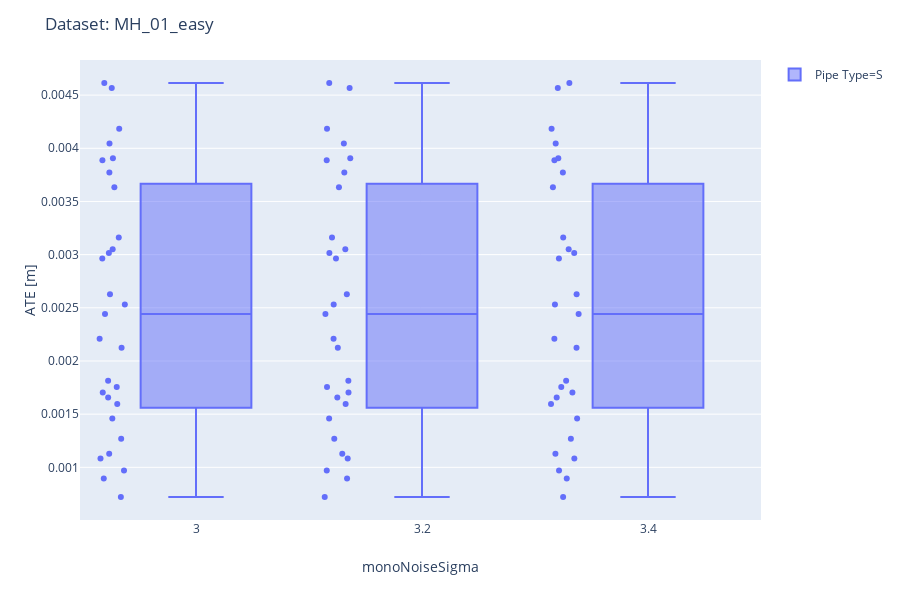
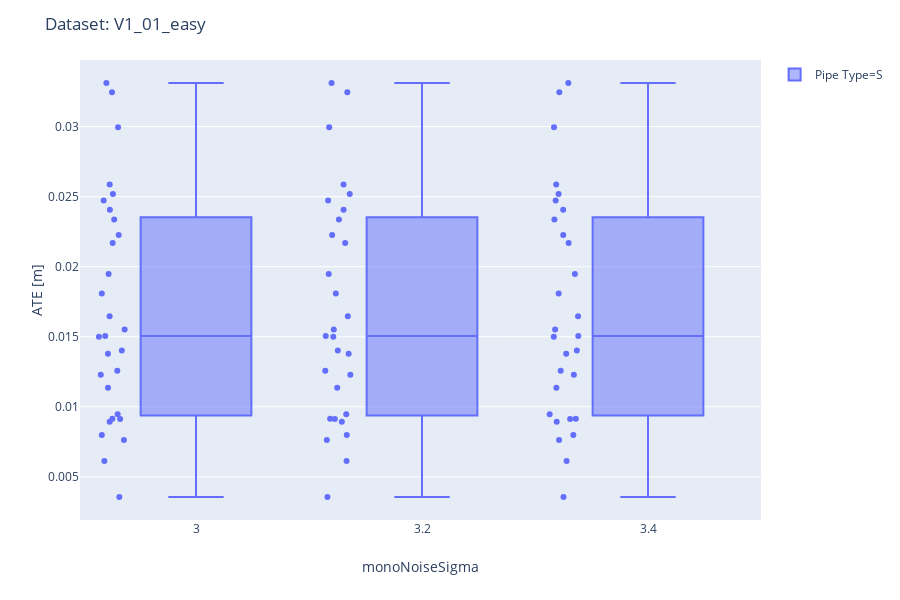
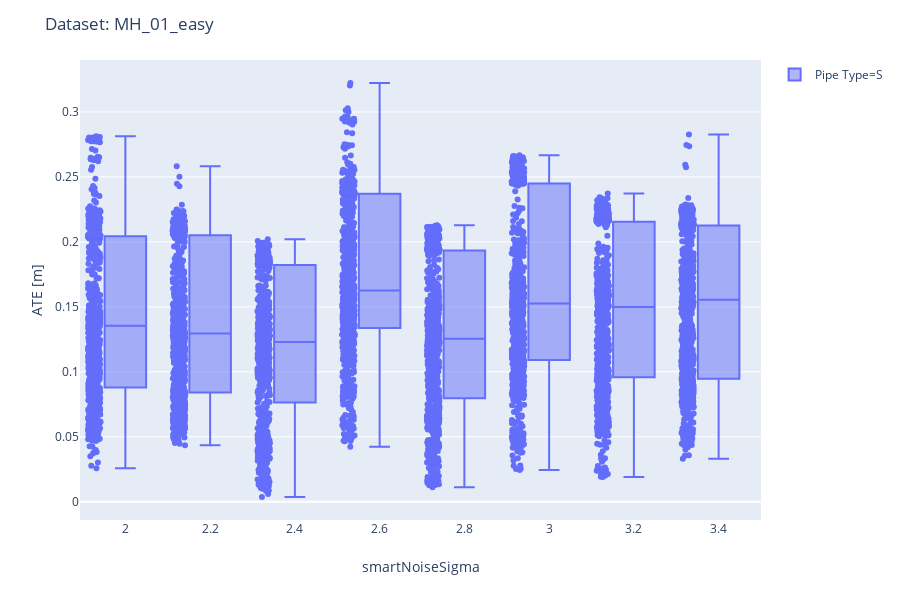
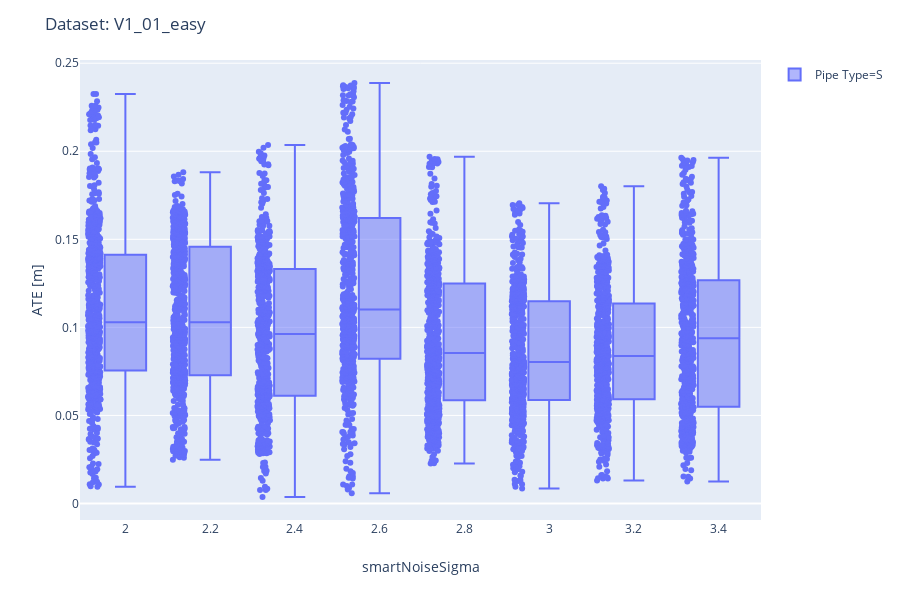

Notebook cell for these charts, in order:
### Code cell
# Show figures
for figure in figures:
    figure.show()

### Figure 1 — Plotly figure (JSON) as saved in the notebook; plotly's stock layout.template omitted (floating-point values rounded to 4 significant figures)
{"data": [{"alignmentgroup": "True", "boxpoints": "all", "hoverlabel": {"namelength": 0}, "hovertemplate": "Pipe Type=S<br>Param Value=%{x}<br>ATE errors=%{y}", "legendgroup": "Pipe Type=S", "marker": {"color": "#636efa"}, "name": "Pipe Type=S", "notched": false, "offsetgroup": "Pipe Type=S", "orientation": "v", "showlegend": true, "type": "box", "x": [3, 3, 3, 3, 3, 3, 3, 3, 3, 3, 3, 3, 3, 3, 3, 3, 3, 3, 3, 3, 3, 3, 3, 3, 3, 3, 3, 3, 3, 3.4, 3.4, 3.4, 3.4, 3.4, 3.4, 3.4, 3.4, 3.4, 3.4, 3.4, 3.4, 3.4, 3.4, 3.4, 3.4, 3.4, 3.4, 3.4, 3.4, 3.4, 3.4, 3.4, 3.4, 3.4, 3.4, 3.4, 3.4, 3.4, 3.2, 3.2, 3.2, 3.2, 3.2, 3.2, 3.2, 3.2, 3.2, 3.2, 3.2, 3.2, 3.2, 3.2, 3.2, 3.2, 3.2, 3.2, 3.2, 3.2, 3.2, 3.2, 3.2, 3.2, 3.2, 3.2, 3.2, 3.2, 3.2], "x0": " ", "xaxis": "x", "y": [0.001595, 0.001129, 0.001704, 0.002629, 0.00316, 0.003633, 0.002531, 0.001458, 0.001083, 0.002442, 0.003015, 0.003771, 0.004183, 0.004614, 0.004566, 0.003906, 0.002209, 0.000721, 0.0008942, 0.0009696, 0.001755, 0.001815, 0.001268, 0.001658, 0.002124, 0.00305, 0.002964, 0.003887, 0.004044, 0.001595, 0.001129, 0.001704, 0.002629, 0.00316, 0.003633, 0.002531, 0.001458, 0.001083, 0.002442, 0.003015, 0.003771, 0.004183, 0.004614, 0.004566, 0.003906, 0.002209, 0.000721, 0.0008942, 0.0009696, 0.001755, 0.001815, 0.001268, 0.001658, 0.002124, 0.00305, 0.002964, 0.003887, 0.004044, 0.001595, 0.001129, 0.001704, 0.002629, 0.00316, 0.003633, 0.002531, 0.001458, 0.001083, 0.002442, 0.003015, 0.003771, 0.004183, 0.004614, 0.004566, 0.003906, 0.002209, 0.000721, 0.0008942, 0.0009696, 0.001755, 0.001815, 0.001268, 0.001658, 0.002124, 0.00305, 0.002964, 0.003887, 0.004044], "y0": " ", "yaxis": "y"}], "layout": {"boxmode": "group", "height": 600, "legend": {"tracegroupgap": 0}, "margin": {"t": 60}, "title": {"text": "Dataset: MH_01_easy"}, "xaxis": {"title": {"text": "monoNoiseSigma"}}, "yaxis": {"title": {"text": "ATE [m]"}}}}

### Figure 2 — Plotly figure (JSON) as saved in the notebook; plotly's stock layout.template omitted (floating-point values rounded to 4 significant figures)
{"data": [{"alignmentgroup": "True", "boxpoints": "all", "hoverlabel": {"namelength": 0}, "hovertemplate": "Pipe Type=S<br>Param Value=%{x}<br>ATE errors=%{y}", "legendgroup": "Pipe Type=S", "marker": {"color": "#636efa"}, "name": "Pipe Type=S", "notched": false, "offsetgroup": "Pipe Type=S", "orientation": "v", "showlegend": true, "type": "box", "x": [3, 3, 3, 3, 3, 3, 3, 3, 3, 3, 3, 3, 3, 3, 3, 3, 3, 3, 3, 3, 3, 3, 3, 3, 3, 3, 3, 3, 3, 3.4, 3.4, 3.4, 3.4, 3.4, 3.4, 3.4, 3.4, 3.4, 3.4, 3.4, 3.4, 3.4, 3.4, 3.4, 3.4, 3.4, 3.4, 3.4, 3.4, 3.4, 3.4, 3.4, 3.4, 3.4, 3.4, 3.4, 3.4, 3.4, 3.2, 3.2, 3.2, 3.2, 3.2, 3.2, 3.2, 3.2, 3.2, 3.2, 3.2, 3.2, 3.2, 3.2, 3.2, 3.2, 3.2, 3.2, 3.2, 3.2, 3.2, 3.2, 3.2, 3.2, 3.2, 3.2, 3.2, 3.2, 3.2], "x0": " ", "xaxis": "x", "y": [0.03245, 0.03311, 0.02995, 0.02519, 0.02406, 0.02169, 0.01505, 0.008936, 0.01135, 0.009153, 0.009125, 0.01809, 0.01379, 0.01257, 0.01228, 0.009463, 0.007636, 0.006125, 0.003561, 0.007992, 0.01403, 0.02225, 0.02587, 0.02473, 0.02336, 0.01948, 0.01646, 0.01552, 0.01499, 0.03245, 0.03311, 0.02995, 0.02519, 0.02406, 0.02169, 0.01505, 0.008936, 0.01135, 0.009153, 0.009125, 0.01809, 0.01379, 0.01257, 0.01228, 0.009463, 0.007636, 0.006125, 0.003561, 0.007992, 0.01403, 0.02225, 0.02587, 0.02473, 0.02336, 0.01948, 0.01646, 0.01552, 0.01499, 0.03245, 0.03311, 0.02995, 0.02519, 0.02406, 0.02169, 0.01505, 0.008936, 0.01135, 0.009153, 0.009125, 0.01809, 0.01379, 0.01257, 0.01228, 0.009463, 0.007636, 0.006125, 0.003561, 0.007992, 0.01403, 0.02225, 0.02587, 0.02473, 0.02336, 0.01948, 0.01646, 0.01552, 0.01499], "y0": " ", "yaxis": "y"}], "layout": {"boxmode": "group", "height": 600, "legend": {"tracegroupgap": 0}, "margin": {"t": 60}, "title": {"text": "Dataset: V1_01_easy"}, "xaxis": {"title": {"text": "monoNoiseSigma"}}, "yaxis": {"title": {"text": "ATE [m]"}}}}

### Figure 3 — Plotly figure (JSON) as saved in the notebook; plotly's stock layout.template omitted (floating-point values rounded to 4 significant figures; data arrays with more than 128 entries replaced by an {"elided": "..."} marker saying what was removed)
{"data": [{"alignmentgroup": "True", "boxpoints": "all", "hoverlabel": {"namelength": 0}, "hovertemplate": "Pipe Type=S<br>Param Value=%{x}<br>ATE errors=%{y}", "legendgroup": "Pipe Type=S", "marker": {"color": "#636efa"}, "name": "Pipe Type=S", "notched": false, "offsetgroup": "Pipe Type=S", "orientation": "v", "showlegend": true, "type": "box", "x": {"elided": "6800 float values"}, "x0": " ", "xaxis": "x", "y": {"elided": "6800 float values"}, "y0": " ", "yaxis": "y"}], "layout": {"boxmode": "group", "height": 600, "legend": {"tracegroupgap": 0}, "margin": {"t": 60}, "title": {"text": "Dataset: MH_01_easy"}, "xaxis": {"title": {"text": "smartNoiseSigma"}}, "yaxis": {"title": {"text": "ATE [m]"}}}}

### Figure 4 — Plotly figure (JSON) as saved in the notebook; plotly's stock layout.template omitted (floating-point values rounded to 4 significant figures; data arrays with more than 128 entries replaced by an {"elided": "..."} marker saying what was removed)
{"data": [{"alignmentgroup": "True", "boxpoints": "all", "hoverlabel": {"namelength": 0}, "hovertemplate": "Pipe Type=S<br>Param Value=%{x}<br>ATE errors=%{y}", "legendgroup": "Pipe Type=S", "marker": {"color": "#636efa"}, "name": "Pipe Type=S", "notched": false, "offsetgroup": "Pipe Type=S", "orientation": "v", "showlegend": true, "type": "box", "x": {"elided": "5256 float values"}, "x0": " ", "xaxis": "x", "y": {"elided": "5256 float values"}, "y0": " ", "yaxis": "y"}], "layout": {"boxmode": "group", "height": 600, "legend": {"tracegroupgap": 0}, "margin": {"t": 60}, "title": {"text": "Dataset: V1_01_easy"}, "xaxis": {"title": {"text": "smartNoiseSigma"}}, "yaxis": {"title": {"text": "ATE [m]"}}}}
